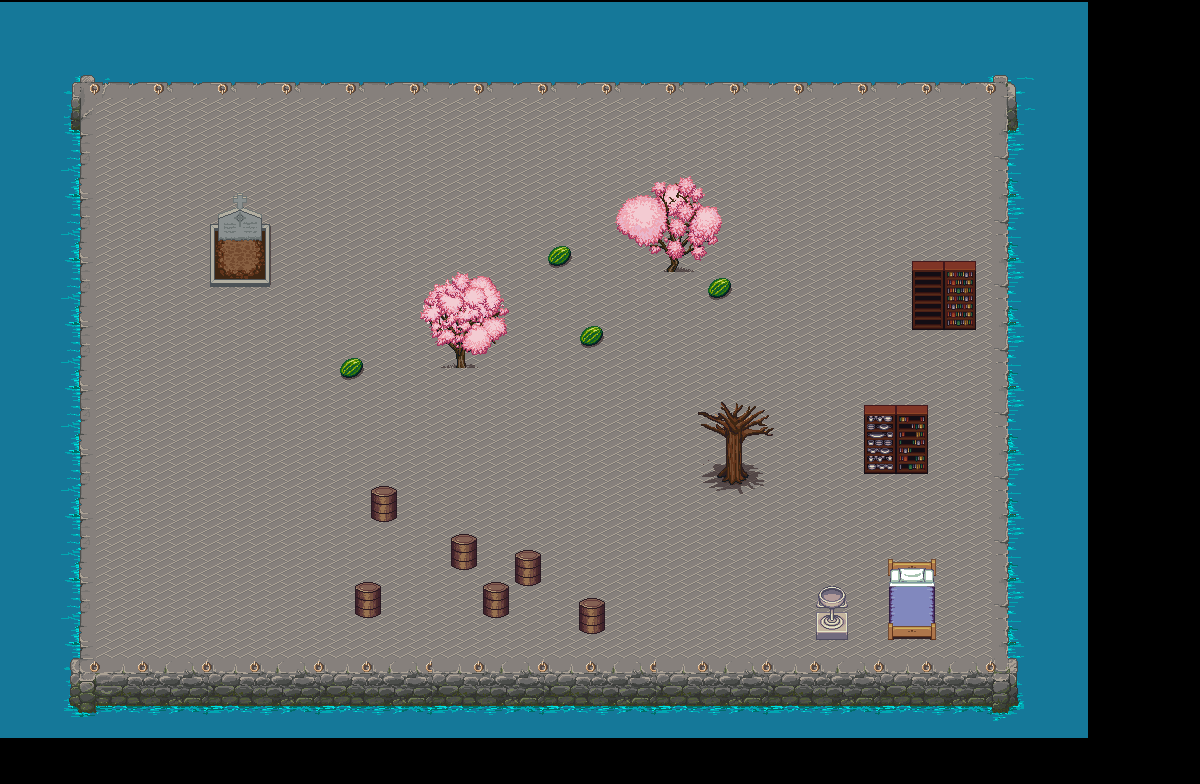

Rendered tile map (Tiled .tmx) drawn with the repository's tilesets; below, a short description and the map source with its tile grids summarised:
An orthogonal 75x49 tile map with 16x16 px tiles, 2 tile layers (Слой тайлов 1, Слой тайлов 2) and 8 objects (camera).

<map version="1.8" tiledversion="1.8.5" orientation="orthogonal" renderorder="right-down" width="75" height="49" tilewidth="16" tileheight="16" infinite="0" nextlayerid="8" nextobjectid="26">
 <tileset firstgid="1" name="1626794363_10-kartinkin-com-p-piksel-art-taili-art-krasivo-10" tilewidth="16" tileheight="16" tilecount="4096" columns="64">
  <image source="1626794363_10-kartinkin-com-p-piksel-art-taili-art-krasivo-10.png" width="1024" height="1024" />
 </tileset>
 <layer id="1" name="Слой тайлов 1" width="75" height="49" offsetx="-80" offsety="2">
  <data>[3675 cells, 3128 non-empty, 105 distinct tile ids]</data>
 </layer>
 <layer id="2" name="Слой тайлов 2" width="75" height="49">
  <data>[3675 cells, 268 non-empty, 226 distinct tile ids]</data>
 </layer>
 <objectgroup id="3" name="Слой объектов 1">
  <object id="2" name="camera" x="655" y="469">
   <point />
  </object>
 </objectgroup>
 <objectgroup id="4" name="монетки">
  <object id="6" x="357" y="250">
   <point />
  </object>
  <object id="7" x="266" y="478">
   <point />
  </object>
  <object id="12" x="486" y="485">
   <point />
  </object>
  <object id="13" x="723" y="595">
   <point />
  </object>
  <object id="14" x="842" y="171">
   <point />
  </object>
  <object id="15" x="521" y="146">
   <point />
  </object>
  <object id="16" x="996" y="433">
   <point />
  </object>
 </objectgroup>
</map>
